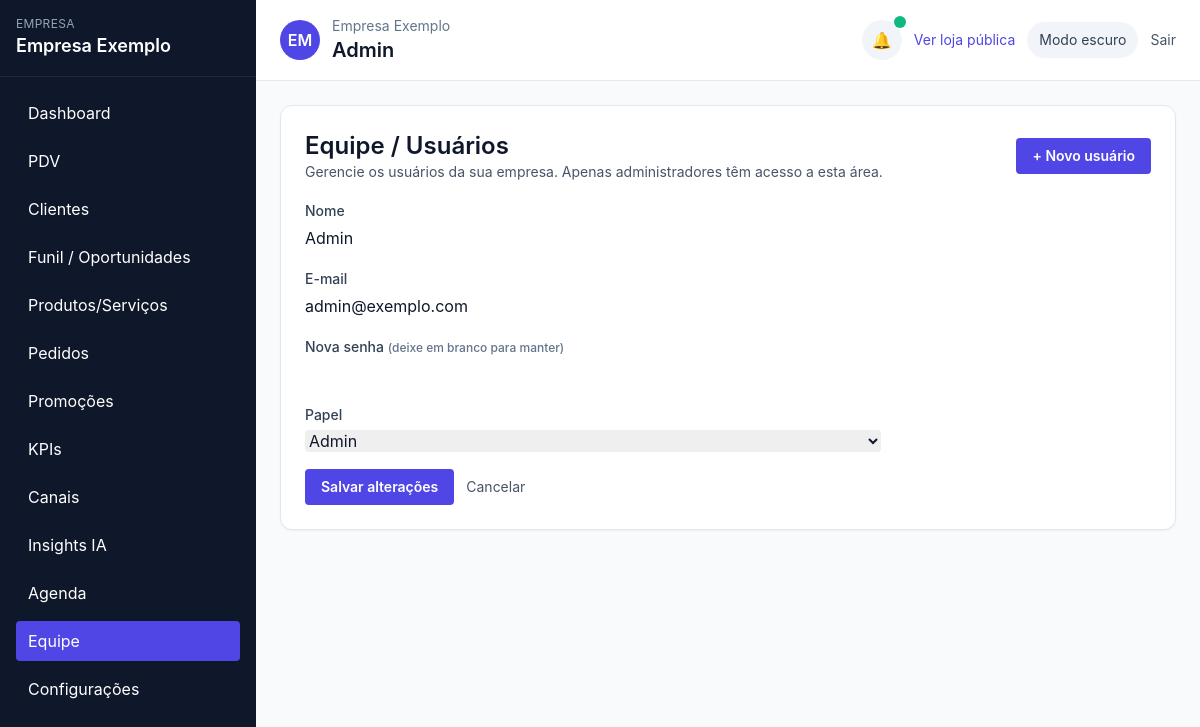
/staff.php?action=edit&id=1 (signed in), run on the app's committed database.
### tables this page shows
CREATE TABLE users (
    id INT AUTO_INCREMENT PRIMARY KEY,
    company_id INT NOT NULL,
    nome VARCHAR(120) NOT NULL,
    email VARCHAR(120) UNIQUE NOT NULL,
    senha VARCHAR(255) NOT NULL,
    role ENUM('admin','user') DEFAULT 'user',
    created_at DATETIME DEFAULT CURRENT_TIMESTAMP,
    updated_at DATETIME DEFAULT CURRENT_TIMESTAMP ON UPDATE CURRENT_TIMESTAMP,
    FOREIGN KEY (company_id) REFERENCES companies(id) ON DELETE CASCADE
);

### helpers.php (called while the page is built, shortened)
<?php
function current_company_id(): ?int
{
    return $_SESSION['company_id'] ?? null;
}
function sanitize(string $value): string
{
    return htmlspecialchars($value, ENT_QUOTES, 'UTF-8');
}

### staff.php (the view, shortened to what this page needs)
<?php
require_once __DIR__ . '/helpers.php';
$pdo       = get_pdo();
$companyId = current_company_id();
$action = $_GET['action'] ?? 'list';
function find_user(PDO $pdo, int $companyId, int $id): ?array
{
    $stmt = $pdo->prepare('SELECT * FROM users WHERE id = ? AND company_id = ?');
    $stmt->execute([$id, $companyId]);
    $user = $stmt->fetch();
    return $user ?: null;
}
include __DIR__ . '/views/partials/header.php';
?>
<div class="bg-white dark:bg-slate-900 border border-slate-200 dark:border-slate-800 rounded-xl p-6 shadow-sm">
    <div class="flex items-center justify-between mb-4">
        <div>
            <h1 class="text-2xl font-semibold">Equipe / Usuários</h1>
            <p class="text-sm text-slate-600 dark:text-slate-400">
                Gerencie os usuários da sua empresa. Apenas administradores têm acesso a esta área.
            </p>
        </div>
        <a href="<?= BASE_URL ?>/staff.php?action=create"
           class="inline-flex items-center px-4 py-2 rounded bg-indigo-600 text-white text-sm font-semibold hover:bg-indigo-700">
            + Novo usuário
        </a>
    </div>
    <?php if ($action === 'create'): ?>
        <form method="POST" class="max-w-xl space-y-4">
            <input type="hidden" name="action" value="create">
            <div>
                <label class="text-sm font-medium text-slate-700 dark:text-slate-200">Nome</label>
                <input name="nome" class="mt-1 w-full rounded border-slate-300 dark:bg-slate-900 dark:border-slate-700" required>
            </div>
            <div>
                <label class="text-sm font-medium text-slate-700 dark:text-slate-200">E-mail</label>
                <input type="email" name="email" class="mt-1 w-full rounded border-slate-300 dark:bg-slate-900 dark:border-slate-700" required>
            </div>
            <div>
                <label class="text-sm font-medium text-slate-700 dark:text-slate-200">Senha</label>
                <input type="password" name="senha" class="mt-1 w-full rounded border-slate-300 dark:bg-slate-900 dark:border-slate-700" required>
            </div>
            <div>
                <label class="text-sm font-medium text-slate-700 dark:text-slate-200">Papel</label>
                <select name="role" class="mt-1 w-full rounded border-slate-300 dark:bg-slate-900 dark:border-slate-700">
                    <option value="user">Usuário</option>
                    <option value="admin">Admin</option>
                </select>
            </div>
            <div class="flex items-center gap-3">
                <button class="px-4 py-2 rounded bg-indigo-600 text-white text-sm font-semibold hover:bg-indigo-700">
                    Salvar
                </button>
                <a href="<?= BASE_URL ?>/staff.php" class="text-sm text-slate-600 dark:text-slate-300 hover:underline">
                    Cancelar
                </a>
            </div>
        </form>
    <?php elseif ($action === 'edit'): ?>
        <?php
        $id   = (int)($_GET['id'] ?? 0);
        $user = $id ? find_user($pdo, $companyId, $id) : null;
        ?>
        <?php if (!$user): ?>
            <p class="text-red-600">Usuário não encontrado.</p>
            <a href="<?= BASE_URL ?>/staff.php" class="text-sm text-indigo-600 hover:underline">
                Voltar para a lista
            </a>
        <?php else: ?>
            <form method="POST" class="max-w-xl space-y-4">
                <div>
                    <label class="text-sm font-medium text-slate-700 dark:text-slate-200">Nome</label>
                    <input name="nome"
                        value="<?= sanitize($user['nome']) ?>"
                        class="mt-1 w-full rounded border-slate-300 dark:bg-slate-900 dark:border-slate-700"
                        required>
                </div>
                <div>
                    <label class="text-sm font-medium text-slate-700 dark:text-slate-200">E-mail</label>
                    <input type="email" name="email"
                        value="<?= sanitize($user['email']) ?>"
                        class="mt-1 w-full rounded border-slate-300 dark:bg-slate-900 dark:border-slate-700"
                        required>
                </div>
                <div>
                    <label class="text-sm font-medium text-slate-700 dark:text-slate-200">
                        Nova senha <span class="text-xs text-slate-500">(deixe em branco para manter)</span>
                    </label>
                    <input type="password" name="senha"
                        class="mt-1 w-full rounded border-slate-300 dark:bg-slate-900 dark:border-slate-700">
                </div>
                <div>
                    <label class="text-sm font-medium text-slate-700 dark:text-slate-200">Papel</label>
                    <select name="role" class="mt-1 w-full rounded border-slate-300 dark:bg-slate-900 dark:border-slate-700">
                        <option value="admin" <?= $user['role'] === 'admin' ? 'selected' : '' ?>>Admin</option>
                    </select>
                </div>
                <div class="flex items-center gap-3">
                    <button class="px-4 py-2 rounded bg-indigo-600 text-white text-sm font-semibold hover:bg-indigo-700">
                        Salvar alterações
                    </button>
                    <a href="<?= BASE_URL ?>/staff.php" class="text-sm text-slate-600 dark:text-slate-300 hover:underline">
                        Cancelar
                    </a>
                </div>
            </form>
        <?php endif; ?>
    <?php endif; ?>
</div>
<?php include __DIR__ . '/views/partials/footer.php'; ?>

### data on the page
users: nome "Admin", email "admin@exemplo.com", role "Admin"

### other printed values
$_SESSION['company_name'] "Empresa Exemplo"
$label "Dashboard"
$label "PDV"
$label "Clientes"
$label "Funil / Oportunidades"
$label "Produtos/Serviços"
$label "Pedidos"
$label "Promoções"
$label "KPIs"
$label "Canais"
$label "Insights IA"
$label "Agenda"
$label "Equipe"
$label "Configurações"
substr($_SESSION['company_name'] ?? 'A',0,2) "EM"
